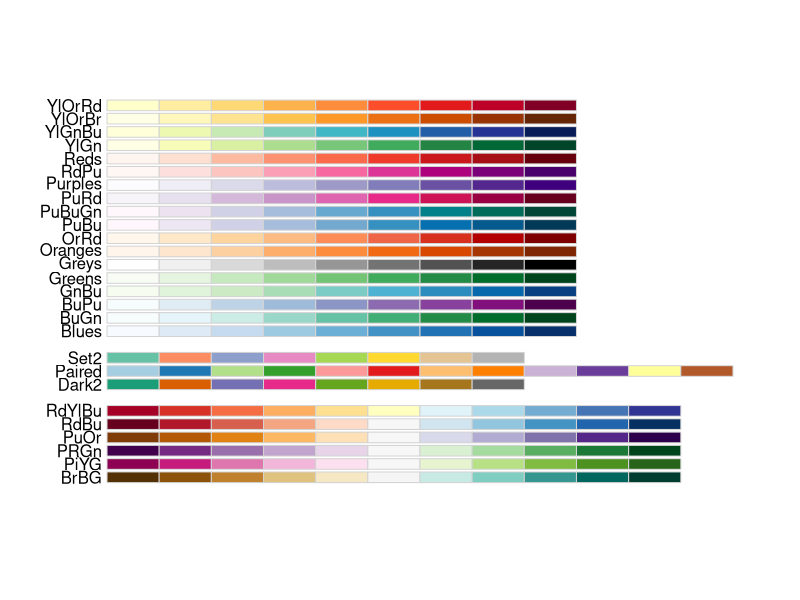
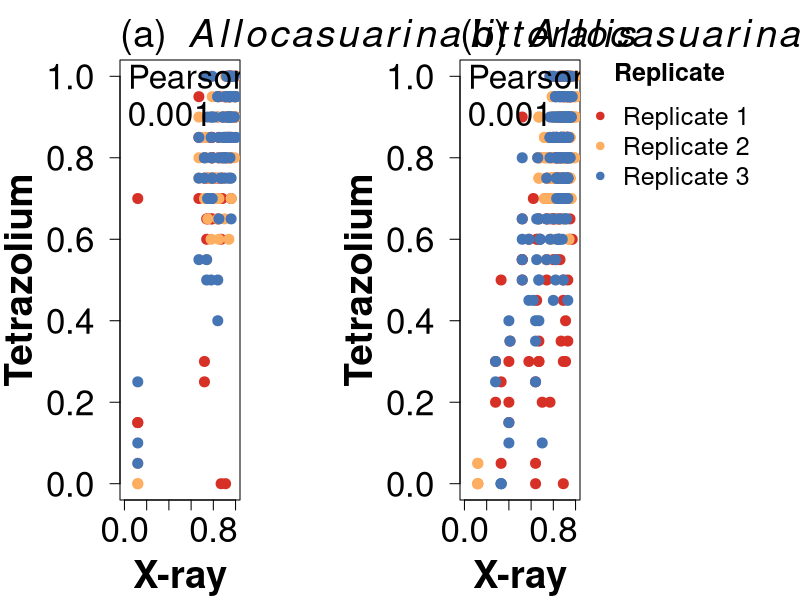
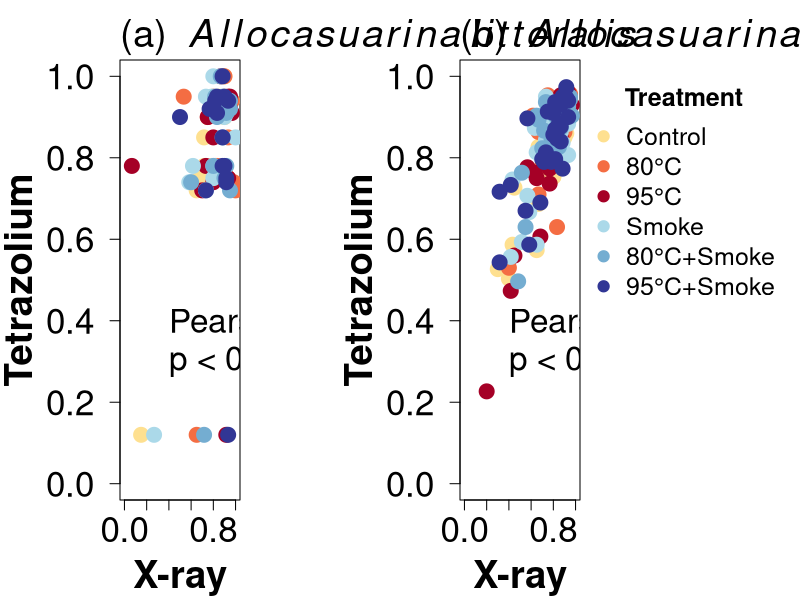

Source code (R) for these figures, in order:
# Written by Felicity Charles
# 10/09/2024

library(dplyr)

viable <- read.table('./00_Data/Seeds_data/Full_experiment/Viability.txt', header = T, stringsAsFactors = T)
head(viable)
seed_characteristics <- read.csv('./00_Data/Seeds_data/Seed_characteristics_enviro.csv', header = T, stringsAsFactors = T)
head(seed_characteristics)
seed_characteristics <- seed_characteristics[, c(2, 4)]

viable<- left_join(viable, seed_characteristics, by = "Individual")
head(viable)


viable$Group <- ifelse(viable$Fire_freq <= 3, "lowfi", "hifi")

library(RColorBrewer)
display.brewer.all(colorblindFriendly = T)
RColorBrewer::brewer.pal(11, "RdYlBu")

pal1 <- c("#D73027", "#FDAE61", "#4575B4")



cor.test(viable$X.ray_proportion_viable[viable$Species == "littoralis"], viable$TTC_proportion_viable[viable$Species == "littoralis"])
cor.test(viable$X.ray_proportion_viable[viable$Species == "torulosa"], viable$TTC_proportion_viable[viable$Species == "torulosa"])



# Viability plots




dev.new(height = 10, width = 25, dpi = 80, pointsize = 18, noRStudioGD = T)
par(mar = c(5,6,3,5), mgp = c(3,1.3,0), mfrow = c(1, 2), oma = c(0,0,0,6), cex.axis = 2.1, cex.lab = 2.3, cex.main = 2)

plot(viable$X.ray_proportion_viable[viable$Species == "littoralis"], viable$TTC_proportion_viable[viable$Species == "littoralis"], pch = NA, xlab = "", ylab = "", xlim = c(0,1), ylim = c(0,1), las = 1)
points(viable$X.ray_proportion_viable[viable$Species == "littoralis" & viable$Replicate == 1], viable$TTC_proportion_viable[viable$Species == "littoralis" & viable$Replicate == 1], col = "#D73027", pch = 20, cex = 2)
points(viable$X.ray_proportion_viable[viable$Species == "littoralis" & viable$Replicate == 2], viable$TTC_proportion_viable[viable$Species == "littoralis" & viable$Replicate == 2], col = "#FDAE61", pch = 20, cex = 2)
points(viable$X.ray_proportion_viable[viable$Species == "littoralis" & viable$Replicate == 3], viable$TTC_proportion_viable[viable$Species == "littoralis" & viable$Replicate == 3], col = "#4575B4", pch = 20, cex = 2)
text(0.03, 1, labels = "Pearson's r = 0.71", adj = 0, cex = 2)
text(0.16, 0.9, labels = "p < 0.001", cex = 2)
mtext("(a) "~italic(Allocasuarina~littoralis), cex = 2.3, adj = 0)
mtext(side = 2, expression(bold("Tetrazolium")), cex = 2.3, line = 4.2)
mtext(side = 1, expression(bold("X-ray")), cex = 2.3, line = 4)


plot(viable$X.ray_proportion_viable[viable$Species == "torulosa"], viable$TTC_proportion_viable[viable$Species == "torulosa"], pch = NA, xlab = "", ylab = "", xlim = c(0,1), ylim = c(0,1), las = 1)
points(viable$X.ray_proportion_viable[viable$Species == "torulosa" & viable$Replicate == 1], viable$TTC_proportion_viable[viable$Species == "torulosa" &viable$Replicate == 1], col = "#D73027", pch = 20, cex = 2)
points(viable$X.ray_proportion_viable[viable$Species == "torulosa" & viable$Replicate == 2], viable$TTC_proportion_viable[viable$Species == "torulosa" & viable$Replicate == 2], col = "#FDAE61", pch = 20, cex = 2)
points(viable$X.ray_proportion_viable[viable$Species == "torulosa" & viable$Replicate == 3], viable$TTC_proportion_viable[viable$Species == "torulosa" & viable$Replicate == 3], col = "#4575B4", pch = 20, cex = 2)
text(0.03, 1, labels = "Pearson's r = 0.74", adj = 0, cex = 2)
text(0.16, 0.9, labels = "p < 0.001", cex = 2)
mtext("(b) "~italic(Allocasuarina~torulosa), cex = 2.3, adj = 0)
mtext(side = 2, expression(bold("Tetrazolium")), cex = 2.3, line = 4.2)
mtext(side = 1, expression(bold("X-ray")), cex = 2.3, line = 4)



par(xpd = NA)
legend(x = 1.02, y = 1.05, legend = c("Replicate 1", "Replicate 2", "Replicate 3"), col = c("#D73027", "#FDAE61", "#4575B4"), pch = 20, title = expression(bold("Replicate")), cex = 1.5, bty = "n")








# Lets change the structure of the data
levels(viable$Species) <- c("Allocasuarina littoralis", "Allocasuarina torulosa")
viable$Treatment <- factor(viable$Treatment, levels = c("C", "H80", "H95", "S", "H80+S", "H95+S"))

str(viable)
head(viable)

library(dplyr)
options(scipen = 999)
# Extract the correlations for each species group
Viability_averages <- viable %>% 
  group_by(Species) %>% 
  summarise(mean_TTC_via = mean(TTC_proportion_viable), X_ray_via = mean(X.ray_proportion_viable)) %>% 
  as.data.frame()
Viability_averages

Viability_correlations <- viable %>% 
  group_by(Species) %>% 
  summarise(mean_TTC_viability = mean(TTC_proportion_viable), 
            X_ray_viability = mean(X.ray_proportion_viable),
            correlation = stats::cor.test(TTC_proportion_viable, X.ray_proportion_viable)$estimate,
            pvalue = stats::cor.test(TTC_proportion_viable, X.ray_proportion_viable)$p.value) %>% 
  as.data.frame()
Viability_correlations



# Now lets look into whether viability is changed by the treatment
Treatment_viability_averages_ind <- viable %>% 
  group_by(Species, Individual, Treatment) %>% 
  summarise(X_ray_via = mean(X.ray_proportion_viable),
            mean_TTC = mean(TTC_proportion_viable),
            min_TTC = min(TTC_proportion_viable), 
            max_TTC = max(TTC_proportion_viable)) %>% 
  as.data.frame()
Treatment_viability_averages_ind



# This returns the correlation of x ray viability compared to TTC viability for each treatment per species grouping
            
Treatment_viability_cor <- Treatment_viability_averages_ind %>% 
  group_by(Species, Treatment) %>% 
  summarise(min_TTC = min(min_TTC),
            max_TTC = max(max_TTC),
            mean_TTC = mean(mean_TTC),
            x_ray_via = mean(X_ray_via)) %>% 
  as.data.frame()
  


options(scipen = 0)

str(Treatment_viability_cor)
levels(Treatment_viability_cor$Treatment)
# Lets plot these results, we want to facet by species grouping and colour the points by treatment type.
# First split the data

library(RColorBrewer)
pal <- c("#FEE090", "#F46D43", "#A50026", "#ABD9E9","#74ADD1","#313695")
  
brewer.pal(11, "RdYlBu")





cor.test(Treatment_viability_averages_ind$mean_TTC[Treatment_viability_averages_ind$Species == "Allocasuarina littoralis"], Treatment_viability_averages_ind$X_ray_via[Treatment_viability_averages_ind$Species == "Allocasuarina littoralis"])

cor.test(Treatment_viability_averages_ind$mean_TTC[Treatment_viability_averages_ind$Species == 'Allocasuarina torulosa'], Treatment_viability_averages_ind$X_ray_via[Treatment_viability_averages_ind$Species == 'Allocasuarina torulosa'])





dev.new(height = 10, width = 25, dpi = 80, pointsize = 18, noRStudioGD = T)
par(mar = c(5,6,3,5), mgp = c(3,1.3,0), mfrow = c(1, 2), oma = c(0,0,0,6), cex.axis = 2.1, cex.lab = 2.3, cex.main = 2)

plot(Treatment_viability_averages_ind$mean_TTC[Treatment_viability_averages_ind$Species == "Allocasuarina littoralis"], Treatment_viability_averages_ind$X_ray_via[Treatment_viability_averages_ind$Species == "Allocasuarina littoralis"], pch = NA, xlim = c(0,1), ylim = c(0,1), xlab = "", ylab = "", las = 1)
points(Treatment_viability_averages_ind$mean_TTC[Treatment_viability_averages_ind$Species == "Allocasuarina littoralis" & Treatment_viability_averages_ind$Treatment == "C"], Treatment_viability_averages_ind$X_ray_via[Treatment_viability_averages_ind$Species == "Allocasuarina littoralis" & Treatment_viability_averages_ind$Treatment == "C"], col = "#FEE090", pch = 20, cex = 3)
points(Treatment_viability_averages_ind$mean_TTC[Treatment_viability_averages_ind$Species == "Allocasuarina littoralis" & Treatment_viability_averages_ind$Treatment == "H80"], Treatment_viability_averages_ind$X_ray_via[Treatment_viability_averages_ind$Species == "Allocasuarina littoralis" & Treatment_viability_averages_ind$Treatment == "C"], col = "#F46D43", pch = 20, cex = 3)
points(Treatment_viability_averages_ind$mean_TTC[Treatment_viability_averages_ind$Species == "Allocasuarina littoralis" & Treatment_viability_averages_ind$Treatment == "H95"], Treatment_viability_averages_ind$X_ray_via[Treatment_viability_averages_ind$Species == "Allocasuarina littoralis" & Treatment_viability_averages_ind$Treatment == "C"], col = "#A50026", pch = 20, cex = 3)
points(Treatment_viability_averages_ind$mean_TTC[Treatment_viability_averages_ind$Species == "Allocasuarina littoralis" & Treatment_viability_averages_ind$Treatment == "S"], Treatment_viability_averages_ind$X_ray_via[Treatment_viability_averages_ind$Species == "Allocasuarina littoralis" & Treatment_viability_averages_ind$Treatment == "C"], col = "#ABD9E9", pch = 20, cex = 3)
points(Treatment_viability_averages_ind$mean_TTC[Treatment_viability_averages_ind$Species == "Allocasuarina littoralis" & Treatment_viability_averages_ind$Treatment == "H80+S"], Treatment_viability_averages_ind$X_ray_via[Treatment_viability_averages_ind$Species == "Allocasuarina littoralis" & Treatment_viability_averages_ind$Treatment == "C"], col = "#74ADD1", pch = 20, cex = 3)
points(Treatment_viability_averages_ind$mean_TTC[Treatment_viability_averages_ind$Species == "Allocasuarina littoralis" & Treatment_viability_averages_ind$Treatment == "H95+S"], Treatment_viability_averages_ind$X_ray_via[Treatment_viability_averages_ind$Species == "Allocasuarina littoralis" & Treatment_viability_averages_ind$Treatment == "C"], col = "#313695", pch = 20, cex = 3)
text(0.4, 0.4, labels = "Pearson's r = 0.85", adj = 0, cex = 2)
text(0.4, 0.3, labels = "p < 0.001", adj = 0, cex = 2)
mtext(side = 2, expression(bold("Tetrazolium")), cex = 2.3, line = 4.2)
mtext(side = 1, expression(bold("X-ray")), cex = 2.3, line = 4)
mtext("(a) "~italic(Allocasuarina~littoralis), cex = 2.3, adj = 0)





plot(Treatment_viability_averages_ind$mean_TTC[Treatment_viability_averages_ind$Species == 'Allocasuarina torulosa' ], Treatment_viability_averages_ind$X_ray_via[Treatment_viability_averages_ind$Species == 'Allocasuarina torulosa' ], pch = NA, xlim = c(0,1), ylim = c(0,1), xlab = "", ylab = "", las = 1)
points(Treatment_viability_averages_ind$mean_TTC[Treatment_viability_averages_ind$Species == 'Allocasuarina torulosa'  & Treatment_viability_averages_ind$Treatment == "C"], Treatment_viability_averages_ind$X_ray_via[Treatment_viability_averages_ind$Species == 'Allocasuarina torulosa'  & Treatment_viability_averages_ind$Treatment == "C"], col = "#FEE090", pch = 20, cex = 3)
points(Treatment_viability_averages_ind$mean_TTC[Treatment_viability_averages_ind$Species == 'Allocasuarina torulosa'  & Treatment_viability_averages_ind$Treatment == "H80"], Treatment_viability_averages_ind$X_ray_via[Treatment_viability_averages_ind$Species == 'Allocasuarina torulosa'  & Treatment_viability_averages_ind$Treatment == "H80"], col = "#F46D43", pch = 20, cex = 3)
points(Treatment_viability_averages_ind$mean_TTC[Treatment_viability_averages_ind$Species == 'Allocasuarina torulosa'  & Treatment_viability_averages_ind$Treatment == "H95"], Treatment_viability_averages_ind$X_ray_via[Treatment_viability_averages_ind$Species == 'Allocasuarina torulosa'  & Treatment_viability_averages_ind$Treatment == "H95"], col = "#A50026", pch = 20, cex = 3)
points(Treatment_viability_averages_ind$mean_TTC[Treatment_viability_averages_ind$Species == 'Allocasuarina torulosa'  & Treatment_viability_averages_ind$Treatment == "S"], Treatment_viability_averages_ind$X_ray_via[Treatment_viability_averages_ind$Species == 'Allocasuarina torulosa'  & Treatment_viability_averages_ind$Treatment == "S"], col = "#ABD9E9", pch = 20, cex = 3)
points(Treatment_viability_averages_ind$mean_TTC[Treatment_viability_averages_ind$Species == 'Allocasuarina torulosa'  & Treatment_viability_averages_ind$Treatment == "H80+S"], Treatment_viability_averages_ind$X_ray_via[Treatment_viability_averages_ind$Species == 'Allocasuarina torulosa'  & Treatment_viability_averages_ind$Treatment == "H80+S"], col = "#74ADD1", pch = 20, cex = 3)
points(Treatment_viability_averages_ind$mean_TTC[Treatment_viability_averages_ind$Species == 'Allocasuarina torulosa'  & Treatment_viability_averages_ind$Treatment == "H95+S"], Treatment_viability_averages_ind$X_ray_via[Treatment_viability_averages_ind$Species == 'Allocasuarina torulosa'  & Treatment_viability_averages_ind$Treatment == "H95+S"], col = "#313695", pch = 20, cex = 3)
text(0.4, 0.4, labels = "Pearson's r = 0.79", adj = 0, cex = 2)
text(0.4, 0.3, labels = "p < 0.001", adj = 0, cex = 2)
mtext("(b) "~italic(Allocasuarina~torulosa), cex = 2.3, adj = 0)
mtext(side = 2, expression(bold("Tetrazolium")), cex = 2.3, line = 4.2)
mtext(side = 1, expression(bold("X-ray")), cex = 2.3, line = 4)



par(xpd = NA)
legend(x = 1.05, y = 1, legend = c("Control", "80°C", "95°C", "Smoke", "80°C+Smoke", "95°C+Smoke"), col = pal, title = expression(bold("Treatment")), pch = 19, cex = 1.5, bty = "n")
par(xpd = F)
